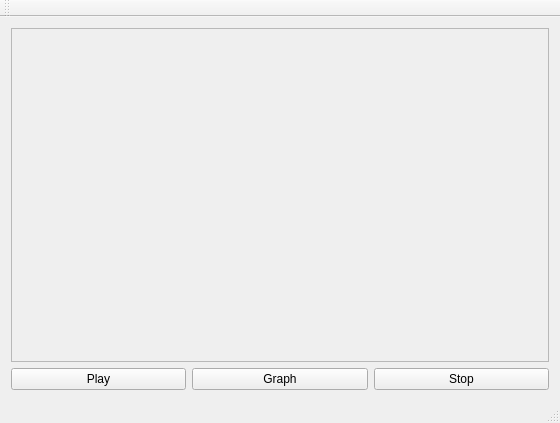
<?xml version="1.0" encoding="UTF-8"?>
<ui version="4.0">
 <class>MainWindow</class>
 <widget class="QMainWindow" name="MainWindow">
  <property name="geometry">
   <rect>
    <x>0</x>
    <y>0</y>
    <width>560</width>
    <height>423</height>
   </rect>
  </property>
  <property name="windowTitle">
   <string>MainWindow</string>
  </property>
  <widget class="QWidget" name="centralWidget">
   <layout class="QVBoxLayout" name="verticalLayout">
    <item>
     <widget class="QScrollArea" name="ToneScrollArea">
      <property name="verticalScrollBarPolicy">
       <enum>Qt::ScrollBarAsNeeded</enum>
      </property>
      <property name="widgetResizable">
       <bool>true</bool>
      </property>
      <widget class="QWidget" name="ToneRowArea">
       <property name="geometry">
        <rect>
         <x>0</x>
         <y>0</y>
         <width>540</width>
         <height>332</height>
        </rect>
       </property>
      </widget>
     </widget>
    </item>
    <item>
     <layout class="QHBoxLayout" name="ControlLayout">
      <item>
       <widget class="QPushButton" name="PlayButton">
        <property name="text">
         <string>Play</string>
        </property>
       </widget>
      </item>
      <item>
       <widget class="QPushButton" name="GraphButton">
        <property name="text">
         <string>Graph</string>
        </property>
       </widget>
      </item>
      <item>
       <widget class="QPushButton" name="StopButton">
        <property name="text">
         <string>Stop</string>
        </property>
       </widget>
      </item>
     </layout>
    </item>
   </layout>
  </widget>
  <widget class="QToolBar" name="mainToolBar">
   <attribute name="toolBarArea">
    <enum>TopToolBarArea</enum>
   </attribute>
   <attribute name="toolBarBreak">
    <bool>false</bool>
   </attribute>
  </widget>
  <widget class="QStatusBar" name="statusBar"/>
 </widget>
 <layoutdefault spacing="6" margin="11"/>
 <resources/>
 <connections/>
</ui>
